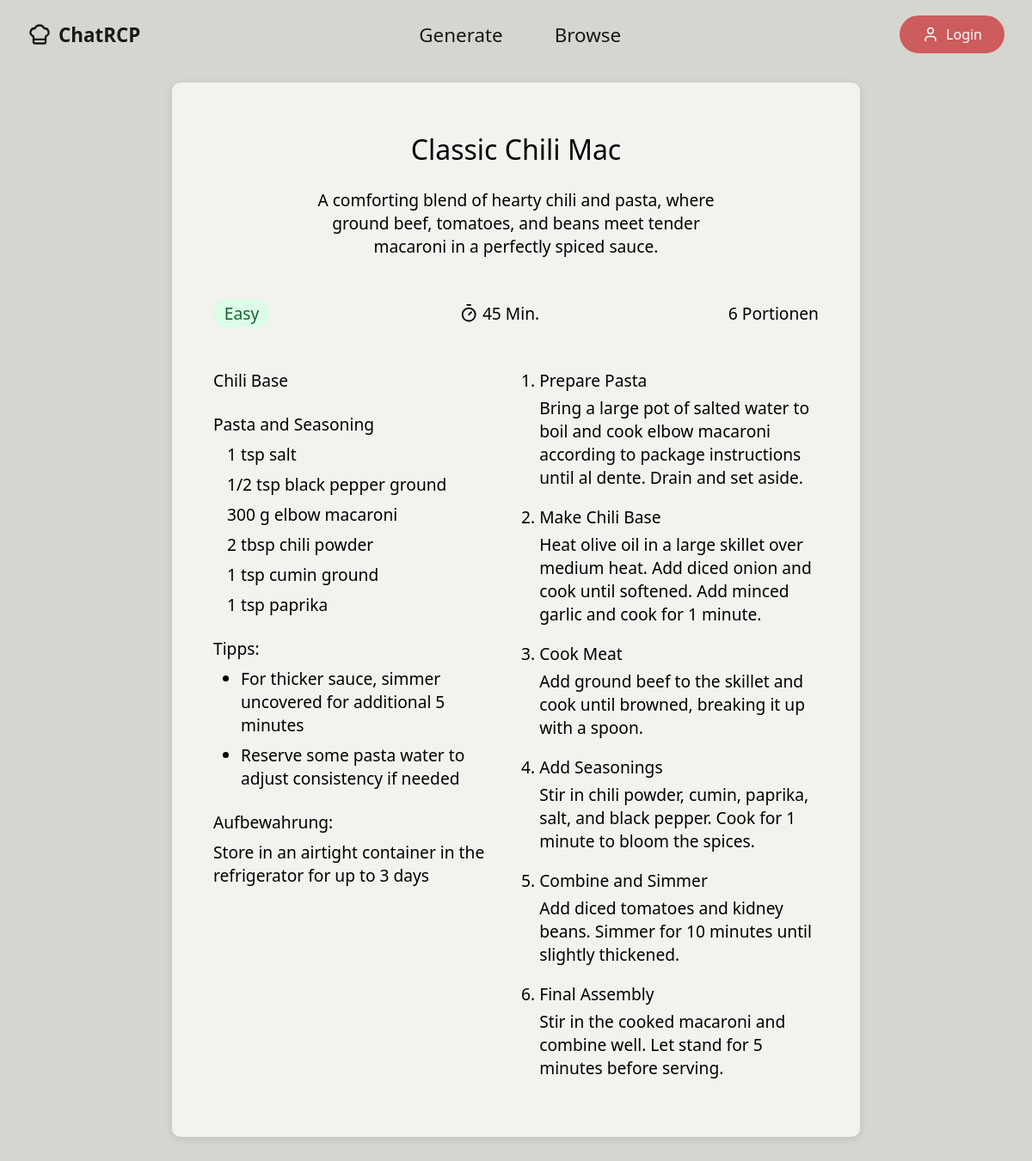
Page /recipes/detail/2/ on the committed database.
### recipes/models.py (models this page shows, shortened)
class Recipe(models.Model):
    class Difficulty(models.IntegerChoices):
        UNKNOWN = 0, 'Not Specified'
        BEGINNER = 1, 'Easy'
        ADVANCED = 2, 'Advanced'
        EXPERT = 3, 'Expert'
    class Spiciness(models.IntegerChoices):
        UNKNOWN = 0, 'Not Specified'
        NOT_SPICY = 1, 'Not Spicy'
        MILD = 2, 'Mild'
        MEDIUM = 3, 'Medium'
        HOT = 4, 'Hot'
    class Cost(models.IntegerChoices):
        UNKNOWN = 0, 'Not Specified'
        BUDGET = 1, 'Budget'
        MODERATE = 2, 'Moderate'
        MID_RANGE = 3, 'Mid-Range'
        PREMIUM = 4, 'Premium'
    title = models.CharField(max_length=255)
    description = models.TextField()
    difficulty = models.IntegerField(choices=Difficulty.choices, default=Difficulty.UNKNOWN)
    time_active = models.IntegerField()
    time_inactive = models.IntegerField()
    default_servings = models.IntegerField()
    storage = models.TextField()
    cuisine_types = models.ManyToManyField(CuisineType, related_name="recipes")
    cuisine_subtypes = models.ManyToManyField(CuisineSubtype, related_name="recipes")
    category = models.ForeignKey(RecipeCategory, on_delete=models.SET_NULL, related_name="recipes", null=True)
    diets = models.ManyToManyField(Diet, related_name="recipes")
    cooking_methods = models.ManyToManyField(CookingMethod, related_name="recipes")
    cost = models.IntegerField(choices=Cost.choices, default=Cost.UNKNOWN)
    spiciness = models.IntegerField(choices=Spiciness.choices, default=Spiciness.UNKNOWN)
    beverage_recommendation = models.ForeignKey(Beverage, on_delete=models.SET_NULL, null=True)
    hashtags = models.ManyToManyField(Hashtag, related_name="recipes")
    language = models.ForeignKey(Language, on_delete=models.SET_NULL, null=True)
    created_by = models.CharField(max_length=255, default="Claude")
    created_at = models.DateTimeField(auto_now_add=True)
    @property
    def time_total(self):
        return self.time_active + self.time_inactive
    def __str__(self):
        return self.title
    class Meta:
        ordering = ['created_at']

class RecipeComponent(models.Model):
    name = models.CharField(max_length=100)
    recipe = models.ForeignKey(Recipe, on_delete=models.CASCADE, related_name="components")

class ComponentIngredient(models.Model):
    ingredient = models.ForeignKey(Ingredient, on_delete=models.CASCADE, related_name="commponents")
    amount = models.DecimalField(max_digits=7, decimal_places=2)
    unit = models.CharField(max_length=25)
    note = models.CharField(max_length=50)
    recipe_component = models.ForeignKey(RecipeComponent, on_delete=models.CASCADE, related_name="ingredients")
    item = models.CharField(max_length=50)
    language = models.ForeignKey(Language, on_delete=models.SET_NULL, null=True)
    class Meta:
        ordering = ['recipe_component', 'ingredient']

class Ingredient(models.Model):
    name = models.CharField(max_length=50)
    category = models.ForeignKey(IngredientCategory, on_delete=models.SET_NULL, null=True)
    language = models.ForeignKey(Language, on_delete=models.SET_NULL, null=True)
    class Meta:
        ordering = ['category']

class RecipeTip(models.Model):
    tip = models.TextField()
    recipe = models.ForeignKey(Recipe, on_delete=models.CASCADE, related_name="tips")
    language = models.ForeignKey(Language, on_delete=models.SET_NULL, null=True)
    class Meta:
        ordering = ['recipe']

class RecipeInstruction(models.Model):
    number = models.IntegerField()
    headline = models.CharField(max_length=50)
    description = models.TextField()
    recipe = models.ForeignKey(Recipe, on_delete=models.CASCADE, related_name="instruction_steps")
    language = models.ForeignKey(Language, on_delete=models.SET_NULL, null=True)
    class Meta:
        ordering = ['recipe', 'number']

### recipes/views.py (the view)
# urls.py: path('detail/<int:pk>/', views.recipe_detail, name='detail'),
def recipe_detail(request, pk):
    recipe = get_object_or_404(Recipe, pk=pk)
    print(recipe)
    return render(request, 'recipes/detail.html', {'recipe': recipe})

### recipes/templatetags/number_converter.py (called while the page is built)
@register.filter
def to_fraction(value):
    common_fractions = {
        0.25: '1/4',
        0.5: '1/2',
        0.75: '3/4',
        0.333: '1/3',
        0.667: '2/3',
        0.125: '1/8',
    }
    rounded = round(float(value), 3)
    if rounded in common_fractions:
        return common_fractions[rounded]
    if rounded.is_integer():
        return int(rounded)
    return f'{float(value):g}'

@register.filter
def time_converter(value):
    if value > 60:
        hrs = value // 60
        mins = value % 60
        if hrs > 24:
            days = hrs // 24
            hrs = hrs % 24
            if hrs > 0:
                if mins > 0:
                    return f"{days} Tage {hrs} Std. {mins} Min."
                else:
                    return f"{days} Tage {hrs} Std."
            else:
                return f"{days} Tage"
        else:
            if mins > 0:
                return f"{hrs} Std. {mins} Min."
            else:
                return f"{hrs} Std."
    else:
        return f"{value} Min."

### recipes/templates/recipes/detail.html (shortened to what this page needs)
{% extends "./layout.html" %}
{% load number_converter %}
{% block main-content %}
<div class="row-wrapper section-row" style="margin-top: 0;">
    <div class="row-content">
        <div class="widget recipe-pad">
            <div class="recipe-title">
                <span>{{ recipe.title }}</span>
            </div>
            <div class="recipe-description">
                <div style="max-width: 500px; text-align: center"><span>{{ recipe.description }}</span></div>
            </div>
            <div class="recipe-pad-row">
                <div class="recipe-difficulty recipe-difficulty-{{ recipe.difficulty }}">
                    {{ recipe.get_difficulty_display }}
                </div>
                <div class="recipe-time">
                    {{ recipe.time_total|time_converter }}
                </div>
                <div class="recipe-servings"> {{ recipe.default_servings }} Portionen</div>
            </div>
            <div class="recipe-pad-row">
                <div class="recipe-pad-content">
                    <div>
                        {% for component in recipe.components.all %}
                            <div class="main-ingredients"><span style="font-weight: 400">{{ component.name }}</span><br>
                                <ul style="overflow-wrap: break-word; padding-left: 1rem;">
                                    {% for ingredient in component.ingredients.all %}
                                        <li style="margin-top: 0.5rem;"> {{ ingredient.amount|to_fraction }} {{ ingredient.unit }} <span style="font-weight: 400;">{{ ingredient.ingredient.name }}</span> {{ ingredient.note }} </li>
                                    {% endfor %}
                                </ul>
                            </div>
                        {% endfor %}
                    </div>
                    <div class="tips-container hide-mobile"><span style="font-weight: 400">Tipps:</span>
                        <ul style="overflow-wrap: break-word; padding-left: 2rem; list-style-type: disc">
                            {% for tip in recipe.tips.all %}
                                <li style="margin-top: 0.5rem;">{{ tip.tip }}</li>
                            {% endfor %}
                        </ul>
                    </div>
                    <div class="storage-container hide-mobile"><span style="font-weight: 400">Aufbewahrung:</span>
                        <p style="margin-top: 0.5rem;">{{ recipe.storage }}</p>
                    </div>
                </div>
                <div class="recipe-pad-content">
                    <div class="recipe-instructions">
                        <ol style="overflow-wrap: break-word; padding-left: 1.2rem;">
                            {% for instruction_step in recipe.instruction_steps.all %}
                                <div style="break-inside: avoid">
                                    <li style="font-weight: 400; margin-bottom: 0.3rem;">{{ instruction_step.headline }}</li>
                                    <p style="margin-bottom: 1.2rem;">{{ instruction_step.description }}</p>
                                </div>
                            {% endfor %}
                        </ol>
                    </div>
                </div>
            </div>
        </div>
    </div>
</div>
{% endblock main-content %}

### recipes/static/recipes/css/styles.css (style rules this page uses)
* { margin: 0; padding: 0; box-sizing: border-box; text-decoration: none; }
:root { --navbar-height: 5rem; --navbar-bg: none; --navbar-shadow: none; --text-color: #333; --text-color-2: rgb(67, 67, 67); --text-color-highlight-1: black; --text-color-highlight-2: rgb(255, 64, 0); --transition-speed: 0.3s; --max-width: 1400px; --content-padding: 1rem 2rem; --content-padding-mobile: 0.5rem 1rem; --main-spacing: 2rem; --main-bg: none; }
body { font-family: system-ui, -apple-system, BlinkMacSystemFont, 'Segoe UI', Roboto, Oxygen, Ubuntu, Cantarell, 'Open Sans', 'Helvetica Neue', sans-serif; min-height: 100vh; background-color: #d5d6cf; }
ul { list-style-type: none; }
.row-wrapper { display: block; background-color: none; padding: 0; width: 100%; }
.section-row { margin-top: 2rem; margin-bottom: 2rem; }
.row-content { display: flex; flex-wrap: wrap; justify-content: center; gap: 3rem 3rem; }
.widget { background-color: none; }
.recipe-pad { border-radius: 10px; height: auto; width: 800px; color: var(--text-color-highlight-1); padding: 3rem; background-color: #F2F3EE; box-shadow: rgba(102, 101, 95, 0.2) 0px 2px 8px 0px; }
.recipe-pad-row { margin-top: 3rem;; border: solid 0px indianred; display: flex; justify-content: space-between; flex-wrap: wrap; gap: 1rem; }
.recipe-pad-content { border: solid 0px blue; width: 50%; flex: 1 1 300px; }
.recipe-title { font-size: 2rem; font-weight: 500; min-width: 100%; text-align: center; margin-top: 0.5rem; }
.recipe-description { font-size: 1.2rem; font-weight: 300; display: flex; justify-content: center; margin-top: 1.5rem; }
.recipe-instructions { font-size: 1.2rem; font-weight: 300; text-align: left; }
.recipe-time, .recipe-servings { font-size: 1.2rem; display: inline-flex; justify-content: center; align-items: center; }
.recipe-time svg { width: 1.4rem; height: 1.4rem; margin-right: 0.3rem; }
.recipe-difficulty { font-size: 1.2rem; display: inline-flex; justify-content: center; align-items: center; border-radius: 999px; padding: 0.2rem 0.8rem; }
.recipe-difficulty-1 { background-color: rgb(220 252 231); color: rgb(22 101 52); }
.main-ingredients, .additional-ingredients, .tips-container, .storage-container { font-size: 1.2rem; font-weight: 300; margin-bottom: 1.5rem; }

### rows in the picture
Recipe: title "Classic Chili Mac", description "A comforting blend of hearty chili and pasta, where ground beef, tomatoes, and beans meet tender macaroni in a perfectly spiced sauce.", difficulty "Easy", time_total "45 Min.", default_servings "6", storage "Store in an airtight container in the refrigerator for up to 3 days"
RecipeComponent: name "Chili Base"
RecipeComponent: name "Pasta and Seasoning"
ComponentIngredient: amount|to_fraction "1", unit "tsp", ingredient.name "salt"
ComponentIngredient: amount|to_fraction "1/2", unit "tsp", ingredient.name "black pepper", note "ground"
ComponentIngredient: amount|to_fraction "300", unit "g", ingredient.name "elbow macaroni"
ComponentIngredient: amount|to_fraction "2", unit "tbsp", ingredient.name "chili powder"
ComponentIngredient: amount|to_fraction "1", unit "tsp", ingredient.name "cumin", note "ground"
ComponentIngredient: amount|to_fraction "1", unit "tsp", ingredient.name "paprika"
RecipeTip: tip "For thicker sauce, simmer uncovered for additional 5 minutes"
RecipeTip: tip "Reserve some pasta water to adjust consistency if needed"
RecipeInstruction: headline "Prepare Pasta", description "Bring a large pot of salted water to boil and cook elbow macaroni according to package instructions until al dente. Drain and set aside."
RecipeInstruction: headline "Make Chili Base", description "Heat olive oil in a large skillet over medium heat. Add diced onion and cook until softened. Add minced garlic and cook for 1 minute."
RecipeInstruction: headline "Cook Meat", description "Add ground beef to the skillet and cook until browned, breaking it up with a spoon."
RecipeInstruction: headline "Add Seasonings", description "Stir in chili powder, cumin, paprika, salt, and black pepper. Cook for 1 minute to bloom the spices."
RecipeInstruction: headline "Combine and Simmer", description "Add diced tomatoes and kidney beans. Simmer for 10 minutes until slightly thickened."
RecipeInstruction: headline "Final Assembly", description "Stir in the cooked macaroni and combine well. Let stand for 5 minutes before serving."
